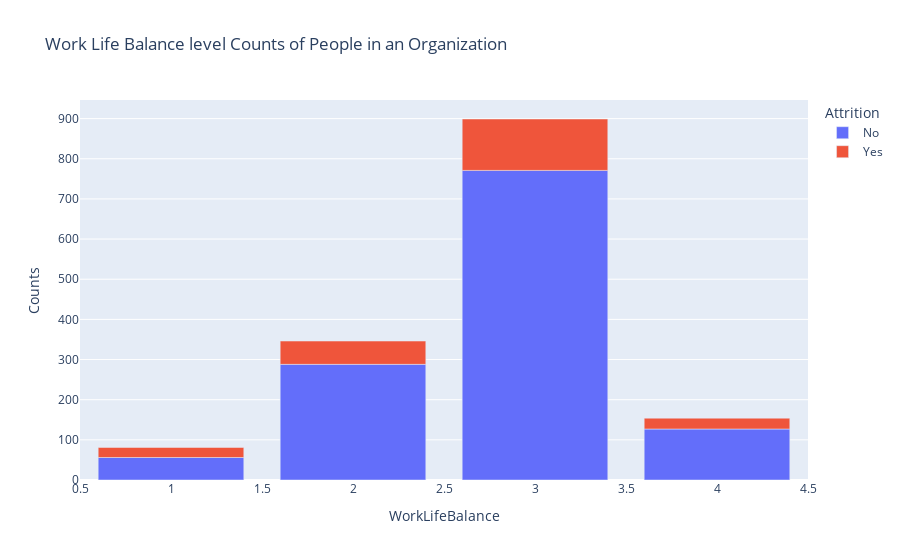

The cell this chart's notebook holds for it:
### Markdown cell above
Observation The tendency of employees to leave the organization is much more when the stock availing options are limited. Since the stocks constitute to a huge amount of money while staying for a few years, people do not want to lose that opportunity. People with very limited/no stcok options have a freedom to leave the organization at will.

### Code cell
wlb_att=data.groupby(['WorkLifeBalance','Attrition']).apply(lambda x:x['DailyRate'].count()).reset_index(name='Counts')
px.bar(wlb_att,x='WorkLifeBalance',y='Counts',color='Attrition',title='Work Life Balance level Counts of People in an Organization')

### Figure 1 — Plotly figure (JSON) as saved in the notebook; plotly's stock layout.template omitted (floating-point values rounded to 4 significant figures)
{"data": [{"alignmentgroup": "True", "hovertemplate": "Attrition=No<br>WorkLifeBalance=%{x}<br>Counts=%{y}<extra></extra>", "legendgroup": "No", "marker": {"color": "#636efa", "pattern": {"shape": ""}}, "name": "No", "offsetgroup": "No", "orientation": "v", "showlegend": true, "textposition": "auto", "type": "bar", "x": [1, 2, 3, 4], "xaxis": "x", "y": [56, 288, 771, 127], "yaxis": "y"}, {"alignmentgroup": "True", "hovertemplate": "Attrition=Yes<br>WorkLifeBalance=%{x}<br>Counts=%{y}<extra></extra>", "legendgroup": "Yes", "marker": {"color": "#EF553B", "pattern": {"shape": ""}}, "name": "Yes", "offsetgroup": "Yes", "orientation": "v", "showlegend": true, "textposition": "auto", "type": "bar", "x": [1, 2, 3, 4], "xaxis": "x", "y": [25, 58, 128, 27], "yaxis": "y"}], "layout": {"barmode": "relative", "legend": {"title": {"text": "Attrition"}, "tracegroupgap": 0}, "title": {"text": "Work Life Balance level Counts of People in an Organization"}, "xaxis": {"anchor": "y", "domain": [0, 1], "title": {"text": "WorkLifeBalance"}}, "yaxis": {"anchor": "x", "domain": [0, 1], "title": {"text": "Counts"}}}}
